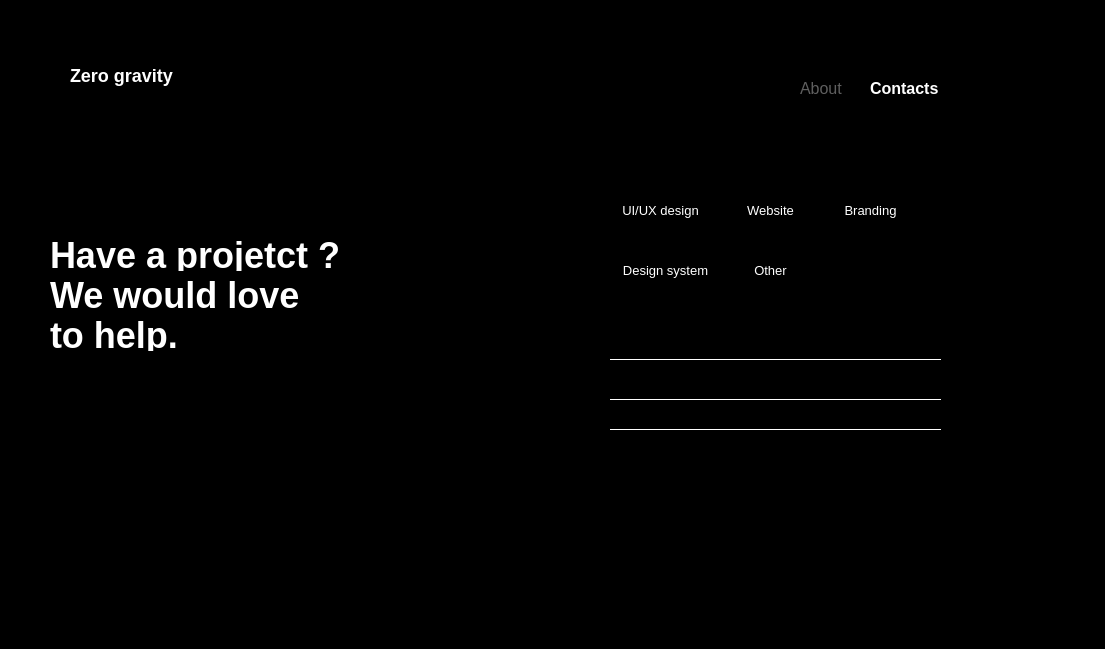
<?xml version="1.0" encoding="UTF-8"?>
<ui version="4.0">
 <class>formulaire</class>
 <widget class="QMainWindow" name="formulaire">
  <property name="geometry">
   <rect>
    <x>0</x>
    <y>0</y>
    <width>1105</width>
    <height>649</height>
   </rect>
  </property>
  <property name="maximumSize">
   <size>
    <width>16777215</width>
    <height>16777215</height>
   </size>
  </property>
  <property name="windowTitle">
   <string>MainWindow</string>
  </property>
  <property name="styleSheet">
   <string notr="true">background-color: black;</string>
  </property>
  <widget class="QWidget" name="centralwidget">
   <widget class="QLabel" name="label">
    <property name="geometry">
     <rect>
      <x>0</x>
      <y>-30</y>
      <width>1091</width>
      <height>641</height>
     </rect>
    </property>
    <property name="text">
     <string/>
    </property>
    <property name="pixmap">
     <pixmap>../image/font_couleur.jpg</pixmap>
    </property>
    <property name="scaledContents">
     <bool>true</bool>
    </property>
   </widget>
   <widget class="QLabel" name="label_2">
    <property name="geometry">
     <rect>
      <x>50</x>
      <y>240</y>
      <width>321</width>
      <height>31</height>
     </rect>
    </property>
    <property name="styleSheet">
     <string notr="true">color: rgb(255, 255, 255);
font-size: 36px;
font-weight: bold;
background-color: rgba(204, 204, 204, 0);</string>
    </property>
    <property name="text">
     <string>Have a projetct ?</string>
    </property>
   </widget>
   <widget class="QLabel" name="label_3">
    <property name="geometry">
     <rect>
      <x>50</x>
      <y>280</y>
      <width>281</width>
      <height>31</height>
     </rect>
    </property>
    <property name="styleSheet">
     <string notr="true">color: rgb(255, 255, 255);
background-color: rgba(255, 255, 255, 0);
font-size: 36px;
font-weight: bold;</string>
    </property>
    <property name="text">
     <string>We would love </string>
    </property>
   </widget>
   <widget class="QLabel" name="label_4">
    <property name="geometry">
     <rect>
      <x>50</x>
      <y>320</y>
      <width>151</width>
      <height>31</height>
     </rect>
    </property>
    <property name="styleSheet">
     <string notr="true">color: rgb(255, 255, 255);
font-size: 36px;
font-weight: bold;
background-color: rgba(255, 255, 255, 0);
</string>
    </property>
    <property name="text">
     <string>to help.</string>
    </property>
   </widget>
   <widget class="QLabel" name="label_5">
    <property name="geometry">
     <rect>
      <x>70</x>
      <y>60</y>
      <width>131</width>
      <height>31</height>
     </rect>
    </property>
    <property name="styleSheet">
     <string notr="true">color: rgb(255, 255, 255);
font-size: 18px;
font-weight: bold;
background-color: rgba(255, 255, 255, 0);
</string>
    </property>
    <property name="text">
     <string>Zero gravity</string>
    </property>
   </widget>
   <widget class="QFrame" name="frame">
    <property name="geometry">
     <rect>
      <x>560</x>
      <y>50</y>
      <width>411</width>
      <height>541</height>
     </rect>
    </property>
    <property name="styleSheet">
     <string notr="true">border-radius: 10px;</string>
    </property>
    <property name="frameShape">
     <enum>QFrame::StyledPanel</enum>
    </property>
    <property name="frameShadow">
     <enum>QFrame::Raised</enum>
    </property>
    <widget class="QPushButton" name="pushButton_2">
     <property name="geometry">
      <rect>
       <x>170</x>
       <y>140</y>
       <width>81</width>
       <height>41</height>
      </rect>
     </property>
     <property name="styleSheet">
      <string notr="true">color: white;
border: 0.05em  solid rgba(255, 255, 255, 95);
padding: 10px;
font-size: 13px
</string>
     </property>
     <property name="text">
      <string>Website</string>
     </property>
    </widget>
    <widget class="QLabel" name="label_6">
     <property name="geometry">
      <rect>
       <x>170</x>
       <y>30</y>
       <width>47</width>
       <height>13</height>
      </rect>
     </property>
     <property name="styleSheet">
      <string notr="true">color: rgba(255, 255, 255, 95);
background-color: rgb(255, 255, 255, 0);
font-size: 16px;
\nfont-family: arial</string>
     </property>
     <property name="text">
      <string>Works</string>
     </property>
    </widget>
    <widget class="QLabel" name="label_9">
     <property name="geometry">
      <rect>
       <x>50</x>
       <y>90</y>
       <width>131</width>
       <height>20</height>
      </rect>
     </property>
     <property name="styleSheet">
      <string notr="true">color: white;
background-color: rgb(255, 255, 255, 0);
font-size: 16px;
\nfont-family: arial</string>
     </property>
     <property name="text">
      <string>I'm interested in...</string>
     </property>
    </widget>
    <widget class="QPushButton" name="pushButton">
     <property name="geometry">
      <rect>
       <x>50</x>
       <y>140</y>
       <width>101</width>
       <height>41</height>
      </rect>
     </property>
     <property name="styleSheet">
      <string notr="true">color: white;
border: 0.05em  solid white;
padding: 10px;
font-size: 13px</string>
     </property>
     <property name="text">
      <string>UI/UX design</string>
     </property>
    </widget>
    <widget class="QPushButton" name="pushButton_3">
     <property name="geometry">
      <rect>
       <x>270</x>
       <y>140</y>
       <width>81</width>
       <height>41</height>
      </rect>
     </property>
     <property name="styleSheet">
      <string notr="true">color: white;
border: 0.05em  solid rgba(255, 255, 255, 95);
padding: 10px;
font-size: 13px</string>
     </property>
     <property name="text">
      <string>Branding</string>
     </property>
    </widget>
    <widget class="QLineEdit" name="lineEdit_2">
     <property name="geometry">
      <rect>
       <x>50</x>
       <y>330</y>
       <width>331</width>
       <height>20</height>
      </rect>
     </property>
     <property name="styleSheet">
      <string notr="true">color: white;
border: 1px solid white;
border-radius: 0px;
border-top: 0px;
border-right: 0px;
border-left: 0px;</string>
     </property>
     <property name="text">
      <string/>
     </property>
    </widget>
    <widget class="QPushButton" name="pushButton_5">
     <property name="geometry">
      <rect>
       <x>180</x>
       <y>200</y>
       <width>61</width>
       <height>41</height>
      </rect>
     </property>
     <property name="styleSheet">
      <string notr="true">color: white;
border: 0.05em  solid rgba(255, 255, 255, 95);
padding: 10px;
font-size: 13px</string>
     </property>
     <property name="text">
      <string>Other</string>
     </property>
    </widget>
    <widget class="QLabel" name="label_7">
     <property name="geometry">
      <rect>
       <x>310</x>
       <y>30</y>
       <width>71</width>
       <height>16</height>
      </rect>
     </property>
     <property name="styleSheet">
      <string notr="true">color: white;
background-color: rgb(255, 255, 255, 0);
font-size: 16px;
font-weight: bold;
font-family: arial;</string>
     </property>
     <property name="text">
      <string>Contacts</string>
     </property>
    </widget>
    <widget class="QPushButton" name="pushButton_4">
     <property name="geometry">
      <rect>
       <x>50</x>
       <y>200</y>
       <width>111</width>
       <height>41</height>
      </rect>
     </property>
     <property name="styleSheet">
      <string notr="true">color: white;
border: 0.05em  solid rgba(255, 255, 255, 95);
padding: 10px;
font-size: 13px</string>
     </property>
     <property name="text">
      <string>Design system</string>
     </property>
    </widget>
    <widget class="QLabel" name="label_8">
     <property name="geometry">
      <rect>
       <x>240</x>
       <y>30</y>
       <width>51</width>
       <height>16</height>
      </rect>
     </property>
     <property name="styleSheet">
      <string notr="true">color: rgba(255, 255, 255, 95);
background-color: rgb(255, 255, 255, 0);
font-size: 16px;
font-family: arial;</string>
     </property>
     <property name="text">
      <string>About</string>
     </property>
    </widget>
    <widget class="QLineEdit" name="lineEdit_4">
     <property name="geometry">
      <rect>
       <x>50</x>
       <y>290</y>
       <width>331</width>
       <height>20</height>
      </rect>
     </property>
     <property name="styleSheet">
      <string notr="true">color: white;
border: 1px solid white;
border-radius: 0px;
border-top: 0px;
border-right: 0px;
border-left: 0px;</string>
     </property>
     <property name="text">
      <string/>
     </property>
    </widget>
    <widget class="QLineEdit" name="lineEdit_5">
     <property name="geometry">
      <rect>
       <x>50</x>
       <y>360</y>
       <width>331</width>
       <height>20</height>
      </rect>
     </property>
     <property name="styleSheet">
      <string notr="true">color: white;
border: 1px solid white;
border-radius: 0px;
border-top: 0px;
border-right: 0px;
border-left: 0px;</string>
     </property>
     <property name="text">
      <string/>
     </property>
    </widget>
   </widget>
  </widget>
  <widget class="QMenuBar" name="menubar">
   <property name="geometry">
    <rect>
     <x>0</x>
     <y>0</y>
     <width>1105</width>
     <height>21</height>
    </rect>
   </property>
  </widget>
  <widget class="QStatusBar" name="statusbar"/>
 </widget>
 <resources/>
 <connections/>
</ui>
